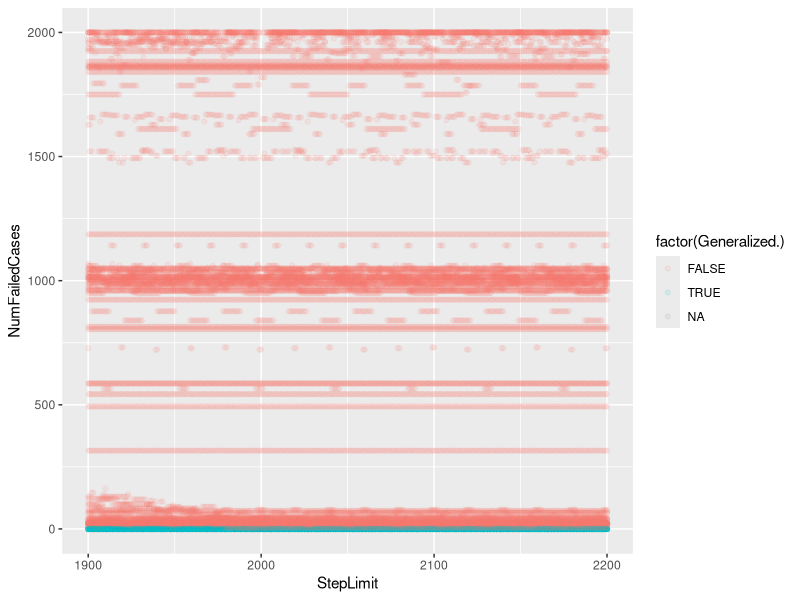
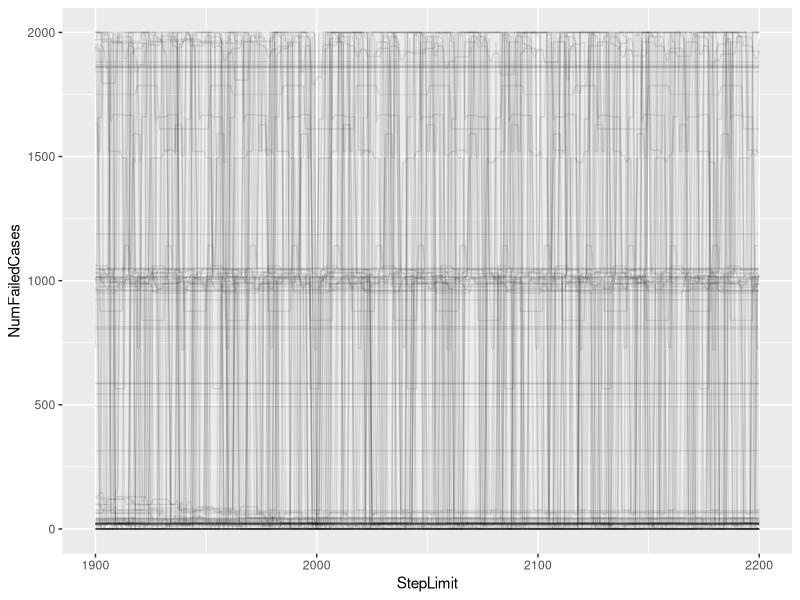
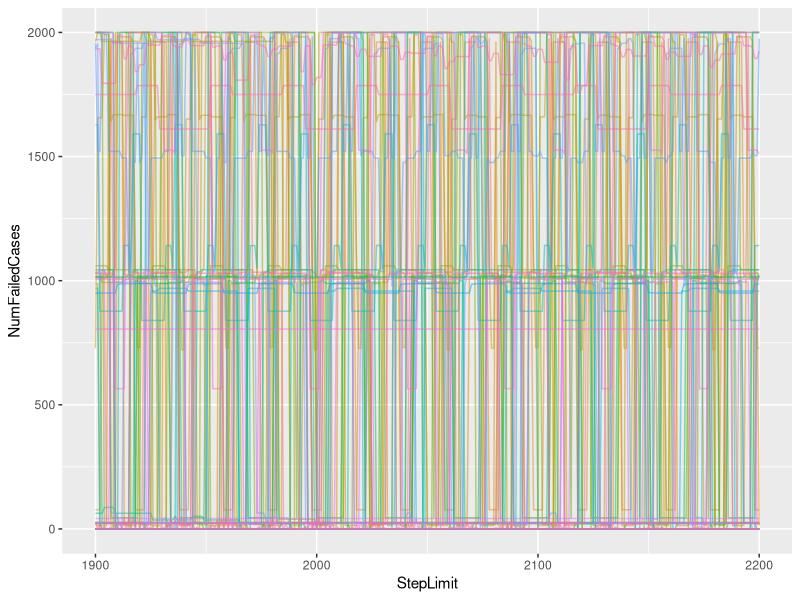
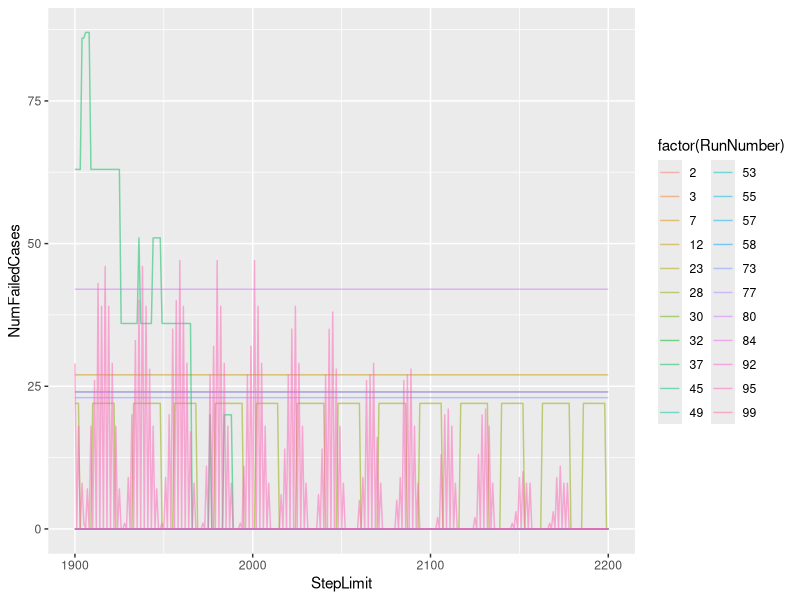

Here is the R script that generated these plots, in order: (Note: this script raises an error after producing the figures.)
## ---- chunk 1
knitr::opts_chunk$set(echo = TRUE)

library('ggplot2')
library('dplyr')
library('ggpubr')
library('gridExtra')
## ---- chunk 2
researchData = read.table("MiddleCharData.txt", header=T, sep="\t")

researchData$NumFailedCases <- as.numeric(researchData$NumFailedCases)
researchData$TotalError <- as.numeric(researchData$TotalError)
researchData$StepLimit <- as.numeric(researchData$StepLimit)
researchData$FailedByStepLimit <- as.numeric(researchData$FailedByStepLimit)
researchData$RunNumber <- as.numeric(researchData$RunNumber)
researchData$Succeeded. <- as.logical(researchData$Succeeded.)
researchData$Generalized. <- as.logical(researchData$Generalized.)

#plot(x=researchData$StepLimit, y=log(researchData$TotalError)) + geom_point(alpha=0.1)

ggplot(researchData, aes(x=StepLimit, y=NumFailedCases, color=factor(Generalized.))) + geom_point(alpha=0.1)

ggplot(researchData, aes(x=StepLimit, y=NumFailedCases, group=factor(RunNumber))) + geom_line(alpha=0.1)
## ---- chunk 3
researchData$AllFailuresOutOfSteps = (researchData$NumFailedCases == researchData$FailedByStepLimit)

equalFailures = subset(researchData, researchData$AllFailuresOutOfSteps)

nrow(equalFailures)

ggplot(equalFailures, aes(x=StepLimit, y=NumFailedCases, group=factor(RunNumber), color=factor(RunNumber))) + geom_line(alpha=0.5, show.legend=FALSE)
## ---- chunk 4
fewFailedCases <- equalFailures %>%
  group_by(RunNumber) %>%
  filter(max(NumFailedCases) < 250)

succeededAt2000 <- researchData %>%
  group_by(RunNumber) %>%
  filter(StepLimit == 2000 & Succeeded. == TRUE)

generalizedAt2000 <- subset(researchData, (researchData$StepLimit == 2000 & researchData$TotalError == 0))$RunNumber

ggplot(fewFailedCases, aes(x=StepLimit, y=NumFailedCases, group=factor(RunNumber), color=factor(RunNumber))) + geom_line(alpha=0.5, show.legend=TRUE)
## ---- chunk 5
fourFiveand92 <- equalFailures %>%
  group_by(RunNumber) %>%
  filter(RunNumber == 95 || RunNumber == 37 || RunNumber == 28)

ggplot(fourFiveand92, aes(x=StepLimit, y=NumFailedCases, group=factor(RunNumber), color=factor(RunNumber))) + geom_line(alpha=0.5, show.legend=FALSE)
## ---- chunk 6
middleFailedCases <- equalFailures %>%
  group_by(RunNumber) %>%
  filter(max(NumFailedCases) >= 750 && max(NumFailedCases) < 1250)

ggplot(middleFailedCases, aes(x=StepLimit, y=NumFailedCases, group=factor(RunNumber), color=factor(RunNumber))) + geom_line(alpha=0.5, show.legend=FALSE)
## ---- chunk 7
higherFailedCases <- equalFailures %>%
  group_by(RunNumber) %>%
  filter(max(NumFailedCases) >= 1250 && max(NumFailedCases) < 1970)

ggplot(higherFailedCases, aes(x=StepLimit, y=NumFailedCases, group=factor(RunNumber), color=factor(RunNumber))) + geom_line(alpha=0.5, show.legend=FALSE)
## ---- chunk 8
highestFailedCases <- equalFailures %>%
  group_by(RunNumber) %>%
  filter(max(NumFailedCases) >= 1970 && max(NumFailedCases) < 2001)

ggplot(highestFailedCases, aes(x=StepLimit, y=NumFailedCases, group=factor(RunNumber), color=factor(RunNumber))) + geom_line(alpha=0.5, show.legend=FALSE)
## ---- chunk 9
reachesZeroFailedCases <- equalFailures %>%
  group_by(RunNumber) %>%
  filter(min(NumFailedCases) == 0)

midCharSucceedSomePoint <- equalFailures %>%
  group_by(RunNumber) %>%
  filter(min(equalFailures$NumFailedCases) == 0)

generalizedNotAt2000 <- subset(reachesZeroFailedCases, (reachesZeroFailedCases$StepLimit == 2000 & reachesZeroFailedCases$TotalError > 0))$RunNumber

#MidGeneralizedSomewhereNot2000 <- subset(MiddleCharData, MiddleCharData$TotalError == 0 & RunNumber Negate(%in%) generalizedAt2000)$RunNumber

GenSomewhereElse <- researchData %>%
  filter(RunNumber %in% generalizedNotAt2000)

ggplot(GenSomewhereElse, aes(x=StepLimit, y=NumFailedCases, group=factor(RunNumber), color=factor(RunNumber))) + geom_line(alpha=0.5, show.legend=FALSE)

ggplot(reachesZeroFailedCases, aes(x=StepLimit, y=NumFailedCases, group=factor(RunNumber), color=factor(RunNumber))) + geom_line(alpha=0.5, show.legend=FALSE)
## ---- chunk 10
run70 <- subset(equalFailures, equalFailures$RunNumber == 70)

ggplot(run70, aes(x=StepLimit, y=NumFailedCases, group=factor(RunNumber), color=factor(RunNumber))) + geom_line(alpha=0.5, show.legend=FALSE)

ggplot(run70, aes(x=StepLimit, y=NumFailedCases, group=factor(RunNumber), color=factor(RunNumber))) + geom_line(alpha=0.5, show.legend=FALSE) + coord_cartesian(xlim = c(1950,2020), ylim = c(0,50))
  
  #xlim(1950,2020) + ylim(0,50)
## ---- chunk 11
runsRunningOutAt2200 <- subset(researchData, (researchData$StepLimit == 2200) & (researchData$AllFailuresOutOfSteps) & researchData$TotalError > 0 & as.numeric(researchData$NumFailedCases) < 100)$RunNumber

runningOutAt2200 <- researchData %>%
  filter(RunNumber %in% runsRunningOutAt2200)

ggplot(runningOutAt2200, aes(x=StepLimit, y=NumFailedCases, group=factor(RunNumber), color=factor(RunNumber))) + geom_line(alpha=0.5, show.legend=FALSE)
## ---- chunk 12
# The new AllFailuresOutOfSteps column is true for any program & step limit where
# that program fails all of its test cases because it runs out of steps. So if
# *any* case completes "normally" that (program, step limit) pair won't be set
# to TRUE here.
dataset$AllFailuresOutOfSteps = (dataset$FailedCases == dataset$FailedByStepLimit)

runsRunningOutAt350 <- subset(dataset, dataset$StepLimit == 350 & dataset$AllFailuresOutOfSteps & dataset$TotalError > 0 & dataset$FailedCases < 100)$RunNumber

runningOutAt350 <- dataset %>%
  filter(RunNumber %in% runsRunningOutAt350)

ggplot(runningOutAt350, aes(x=StepLimit, y=FailedCases, group=factor(RunNumber), color=factor(RunNumber))) + geom_line(alpha=0.5, show.legend=FALSE)
## ---- chunk 13
# All the (program, step limit) pairs where where all failures
# came from running out of steps.
equalFailuresLastIndex = subset(dataset, dataset$AllFailuresOutOfSteps)

# All the programs (i.e., runs) that generalize for at least one
# step limit, i.e., min(FailedCases) == 0, i.e., the min across
# all the possible step limits is 0.
lastIndexOutOfSteps <- equalFailuresLastIndex %>%
  group_by(RunNumber) %>%
  filter(min(FailedCases) == 0)

#generalizedAtSomePoint <- subset(lastIndexOutOfSteps, lastIndexOutOfSteps$TotalError == 0)

# All the programs that generalize somewhere *other* than at
# step limit 200.
generalizedNotAt200 <- subset(lastIndexOutOfSteps, 
                              (lastIndexOutOfSteps$StepLimit == 200 
                               & lastIndexOutOfSteps$TotalError > 0))$RunNumber

generalizedAt200 <- subset(lastIndexOutOfSteps, (lastIndexOutOfSteps$StepLimit == 200 & lastIndexOutOfSteps$TotalError == 0))$RunNumber

didntGenAt200 <- dataset %>%
  filter(RunNumber %in% generalizedNotAt200)

generalizedSomewhereNot200 <- subset(didntGenAt200, didntGenAt200$TotalError == 0)$RunNumber

didntGenAt200 <- didntGenAt200 %>%
  filter(RunNumber %in% generalizedSomewhereNot200)

#Would most likely have to clean this up. Maybe limit the amount of runs per graph and have multiple?
ggplot(didntGenAt200, aes(x=StepLimit, y=FailedCases, group=factor(RunNumber), color=factor(RunNumber))) + geom_line(alpha=0.5, show.legend=FALSE)

## ---- chunk 14
ggplot(didntGenAt200, aes(x=StepLimit, y=FailedCases, group=factor(RunNumber), color=factor(RunNumber))) + geom_line(alpha=0.5, show.legend=FALSE) + xlim(190, 210) + ylim(0, 20)
## ---- chunk 15
someRunNumbersFailingLessThan20 <- head(unique(subset(didntGenAt200, (didntGenAt200$FailedCases < 20) & (didntGenAt200$StepLimit == 200))$RunNumber), 10)

someRunsFailingLessThan20 <- subset(didntGenAt200, didntGenAt200$RunNumber %in% someRunNumbersFailingLessThan20)

ggplot(someRunsFailingLessThan20, aes(x=StepLimit, y=FailedCases, group=factor(RunNumber), color=factor(RunNumber))) + geom_line(alpha=0.5, show.legend=FALSE) + xlim(190, 210) + ylim(0, 20)
## ---- chunk 16
`500popMC`$AllFailuresOutOfSteps = (`500popMC`$NumFailedCases == `500popMC`$FailedByStepLimit)

equalFailures200Mid = subset(`500popMC`, `500popMC`$AllFailuresOutOfSteps)

Mid200OutOfSteps <- equalFailures200Mid %>%
  group_by(RunNumber) %>%
  filter(min(`500popMC`$NumFailedCases) == 0)

MidGeneralizedNotAt200 <- subset(Mid200OutOfSteps, (Mid200OutOfSteps$StepLimit == 200 & Mid200OutOfSteps$TotalError > 0))$RunNumber

MidGeneralizedAt200 <- subset(Mid200OutOfSteps, (Mid200OutOfSteps$StepLimit == 200 & Mid200OutOfSteps$TotalError == 0))$RunNumber

MidGenAt200 <- `500popMC` %>%
  filter(RunNumber %in% MidGeneralizedAt200)

MidDidntGenAt200 <- `500popMC` %>%
  filter(RunNumber %in% MidGeneralizedNotAt200)

MidGeneralizedSomewhereNot200 <- subset(MidDidntGenAt200, MidDidntGenAt200$TotalError == 0)$RunNumber

GenSomewhere <- `500popMC` %>%
  filter(RunNumber %in% MidGeneralizedSomewhereNot200)

ggplot(`500popMC`, aes(x=StepLimit, y=NumFailedCases, group=factor(RunNumber), color=factor(RunNumber))) + geom_line(alpha=0.5, show.legend=FALSE)

ggplot(MidDidntGenAt200, aes(x=StepLimit, y=NumFailedCases, group=factor(RunNumber), color=factor(RunNumber))) + geom_line(alpha=0.5, show.legend=FALSE)

ggplot(MidGenAt200, aes(x=StepLimit, y=NumFailedCases, group=factor(RunNumber), color=factor(RunNumber))) + geom_line(alpha=0.5, show.legend=FALSE)

ggplot(GenSomewhere,aes(x=StepLimit, y=NumFailedCases, group=factor(RunNumber), color=factor(RunNumber))) + geom_line(alpha=0.5, show.legend=FALSE)
## ---- chunk 17

#This function combines all of the helper functions below. It takes the dataset, the step limit the problem was originally run on, and a string, which is the .png file you would like to export the graphs to (for example, "example.png").
GenerateGraphs <- function(givenData, originalStepLimit, saveToFile, groupPlots=TRUE) {
  
  givenData <- WrangleData(givenData)
  
  #Store the graphs into variables
  graph1 <- GraphOriginalGeneralizations(givenData, originalStepLimit)
  graph2 <- GraphOtherGeneralizations(givenData, originalStepLimit)
  graph3 <- GraphRunningOutOfSteps(givenData)
  
  #Put every graph into a list
  graphList <- list(graph1, graph2, graph3)
  
  #Print all graphs on one file if true, in separate files otherwise.
  if(groupPlots){
    allGraphs <- ggarrange(plotlist=graphList, ncol = 1, nrow = 3)
  
    ggexport(allGraphs, filename=saveToFile)
  } else {
    for(i in 1:length(graphList)){
      
      fileName <- paste(i, saveToFile, sep="_")
      ggexport(graphList[i], filename=fileName)
    }
  }
  
  
}




#This function takes a dataset with specific column names (RunNumber, Succeeded., Generalized., StepLimit, TotalError, NumFailedCases, and FailedByStepLimit) and wrangles them into the appropriate data type if needed. Adds a new column AllFailuresOutOfSteps
WrangleData <- function(givenData) {
  
  #Wrangle all of the data into their proper types in case they were imported in a weird format.
  givenData$RunNumber <- suppressWarnings(as.numeric(givenData$RunNumber)) 
  givenData$Succeeded. <- suppressWarnings(as.logical(givenData$Succeeded.))
  givenData$Generalized. <- suppressWarnings(as.logical(givenData$Generalized.))
  givenData$StepLimit <- suppressWarnings(as.numeric(givenData$StepLimit))
  givenData$TotalError <- suppressWarnings(as.numeric(givenData$TotalError))
  givenData$NumFailedCases <- suppressWarnings(as.numeric(givenData$NumFailedCases))
  givenData$FailedByStepLimit <- suppressWarnings(as.numeric(givenData$FailedByStepLimit))
  
  #Add a new column, a boolean that says whether all of the failed cases came from running out of steps.
  givenData$AllFailuresOutOfSteps = (givenData$NumFailedCases == givenData$FailedByStepLimit)

  #Return the wrangled dataset
  return(givenData)
}




#This function takes a dataset and a step limit and returns a graph of every run that generalized at the given step limit.
GraphOriginalGeneralizations <- function(givenData, originalStep) {

  #Filter the runs to only the ones that generalized that the given step limit. Get a vector of only the run numbers.
  runsThatGeneralized <- subset(givenData, (givenData$StepLimit == originalStep & givenData$TotalError == 0))$RunNumber
  
  #Filter from the original dataset to only grab the ones that generalized at the given step limit
  fullGenData <- givenData %>%
  filter(RunNumber %in% runsThatGeneralized)
  
  #Create the graph, organized and colored by run number
  graph <- ggplot(fullGenData, aes(x=StepLimit, y=NumFailedCases, group=factor(RunNumber), color=factor(RunNumber))) + geom_line(alpha=0.5, show.legend=FALSE) + ggtitle(paste("Runs that generalized at step-limit", originalStep, sep=" "))
  
  #Return the graph
  return(graph)
}




#This function takes the dataset and the step limit the problem was originally run on and returns a graph of every run that generalizes not at the given step limit.
GraphOtherGeneralizations <- function(givenData, originalStep) {
  
  #Grab all of the runs that generalized at some point
  allGeneralizations <- givenData %>%
  group_by(RunNumber) %>%
  filter(min(NumFailedCases) == 0)
  
  #Filter the runs to only the ones that generalized anywhere thats not the original step limit given and grab the run number
  generalizedElsewhere <- subset(allGeneralizations, (StepLimit == originalStep & TotalError > 0))$RunNumber
  
  #Filter from the original dataset to only grab the ones that generalized somewhere other than the given step limit
  fullRuns <- givenData %>%
  filter(RunNumber %in% generalizedElsewhere)
  
  #Graph the runs, colored by their group number.
  graph <- ggplot(fullRuns, aes(x=StepLimit, y=NumFailedCases, group=factor(RunNumber), color=factor(RunNumber))) + geom_line(alpha=0.5, show.legend=FALSE)  + ggtitle(paste("Runs that generalized somewhere not step-limit", originalStep, sep=" "))
  
  return(graph)
}

#This function takes a dataset and a number which corresponds to the last step limit of the dataset. This function returns a graph containing every run that was still running out of steps when the last step limit was computed.
GraphRunningOutOfSteps <- function(givenData) {
  
  #Get the highest step limit
  lastStepLimit <- max(givenData$StepLimit)
  
  #Take the maximum number of failed cases throughout the entire dataset (hoping one of them is close to the number of total cases) and multiply it by an arbitrary number so we can filter runs and make graphs cleaner
  failedCasesThreshold <- max(givenData$NumFailedCases) * 0.05
  
  #Gets all runs that are below the given threshold and didn't generalize (min != 0)
  fewFailedCases <- givenData %>%
  group_by(RunNumber) %>%
  filter(min(NumFailedCases) < failedCasesThreshold & min(NumFailedCases) != 0)
  
  #Gets the run number from the above dataset
  outOfSteps <- subset(fewFailedCases, (StepLimit == lastStepLimit) & AllFailuresOutOfSteps)$RunNumber
  
  #get the runs that ran out of steps at the max step limit
  getRuns <- givenData %>%
  filter(RunNumber %in% outOfSteps)
  
  graph <- ggplot(getRuns, aes(x=StepLimit, y=NumFailedCases, group=factor(RunNumber), color=factor(RunNumber))) + geom_line(alpha=0.5, show.legend=FALSE)  + ggtitle(paste("Runs that are running out of steps at", lastStepLimit, sep=" "))
  
  return(graph)
}
